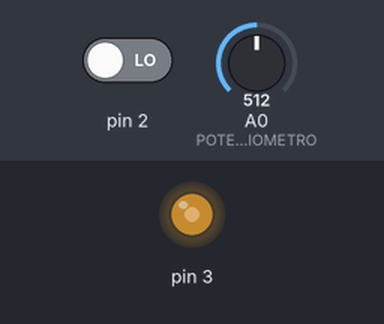
Recording of a sketch running on a simulated Arduino Uno, built with avr-gcc and run on an emulated ATmega328P. Parts: output pins drawn as LEDs (lit = HIGH). Inputs (shaded band) come from the test bench; at power-on: A0 (POTENCIOMETRO) = 512, pin 2 LOW.

Above: at 2.8 s.
2.9 s: A0 (POTENCIOMETRO) set to 716
At 5.2 s:
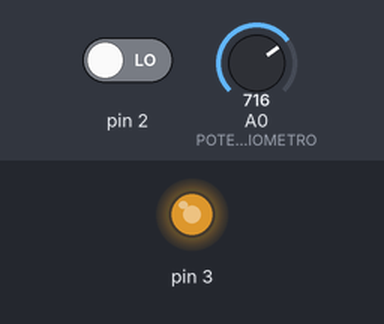
5.6 s: A0 (POTENCIOMETRO) set to 900
At 6.8 s:
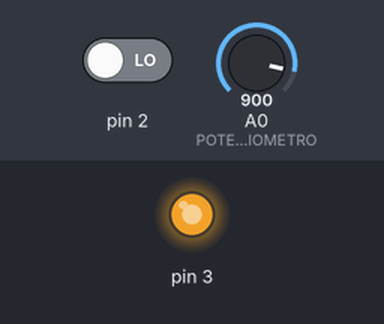
8.3 s: A0 (POTENCIOMETRO) set to 245
At 11.0 s:
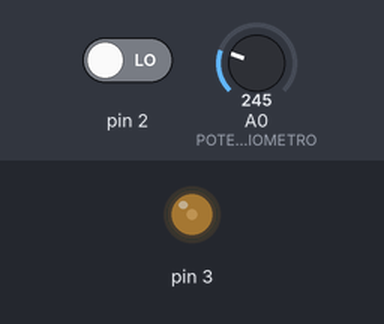
11.5 s: A0 (POTENCIOMETRO) set to 5
At 12.6 s:
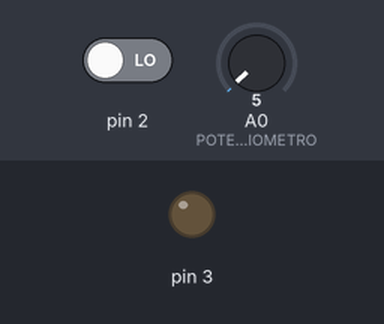
Timing chart, 0 to 14.5 s (numbered marks = the images above; inputs shaded):
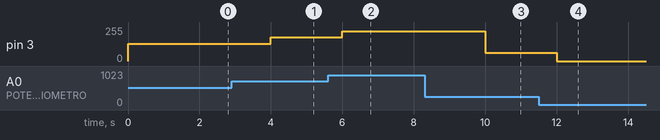

Measured:
- after the input at 2.9 s, pin 3: 128/255 → 179/255 after 1.1 s
- after the input at 5.6 s, pin 3: 179/255 → 225/255 after 0.40 s
- after the input at 8.3 s, pin 3: 225/255 → 61/255 after 1.7 s
- after the input at 11.5 s, pin 3: 61/255 → 0/255 after 0.50 s

The sketch:

pruebaLibreriaMedidorVelocidad.ino
```cpp
#include <MedidorVelocidad.h>

#define POTENCIOMETRO A0

MedidorVelocidad medidorVelocidad(3, 2);
int velocidadPwm;

void setup() {
  pinMode(POTENCIOMETRO, INPUT);

}

void loop() {
  int velocidad = analogRead(POTENCIOMETRO);
  calcularPwm(velocidad);
  medidorVelocidad.changeSpeed(velocidadPwm);
  medidorVelocidad.read();
  delay(2000);
}

void calcularPwm(int velocidad) {
  velocidadPwm = velocidad / 4;
  if(velocidadPwm < 15 ) {
    velocidadPwm = 0;
  } else if(velocidadPwm > 255) {
    velocidadPwm = 255;
  }
}
```
